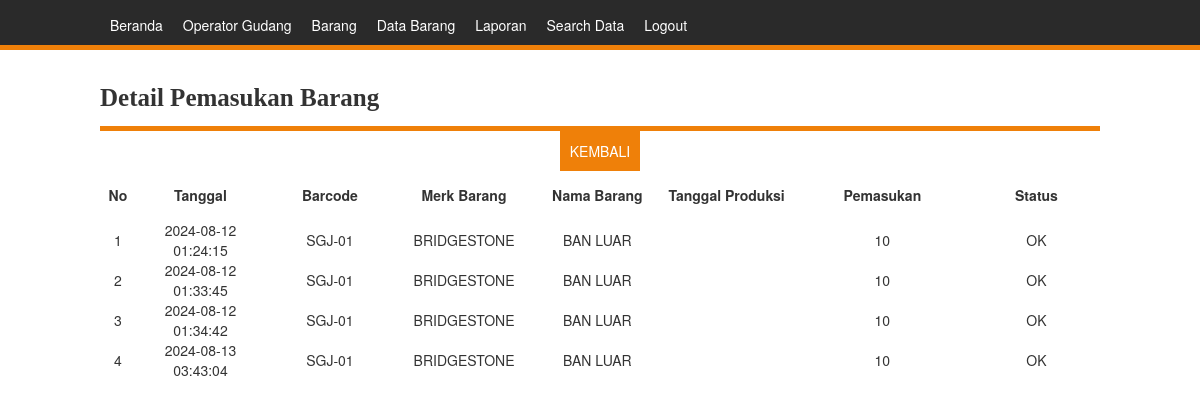
Page /data/det_pemasukan.php?id_pemasukan=1 on the committed database.
### tables this page shows
CREATE TABLE `barang` (
  `id_barang` int NOT NULL,
  `barcode` varchar(15) NOT NULL,
  `merk_barang` varchar(30) NOT NULL,
  `nama_barang` varchar(30) NOT NULL,
  `nama_supplier` varchar(255) DEFAULT NULL
);

CREATE TABLE `det_pemasukan` (
  `id_det_pemasukan` int NOT NULL,
  `id_pemasukan` int NOT NULL,
  `status` varchar(2) NOT NULL,
  `tanggal` datetime NOT NULL,
  `pemasukan` double NOT NULL,
  `tanggal_produksi` date NOT NULL
);

### data/det_pemasukan.php (the view, shortened to what this page needs)
<?php
  include '../koneksi.php';
?>
<!DOCTYPE html>
<html>
<head>
  <link rel="stylesheet" href="https://maxcdn.bootstrapcdn.com/bootstrap/3.3.7/css/bootstrap.min.css">
<link href="../karre.css" rel="stylesheet" />
</head>
<body>
<div class="nav">
    <div class="bingkai">
        <div class="menu">
        <ul>
                <li><a href="../beranda.php">Beranda</a></li>
                <li><a href="../admin/admin.php">Operator Gudang</a></li>
                <li><a href="../data/barang.php">Barang</a></li>
                <li><a href="#">Data Barang</a>
                </li>
                <li><a href="#">Laporan</a>
                </li>
                <li><a href="#">Search Data</a>
                </li>
                <li><a href="../index.php">Logout</a></li>
            </ul>
        </div>
    </div>
</div>
<div class="jarak_atas bingkai">
<div class="judul">Detail Pemasukan Barang</div>
<form method="post" action="brg_masuk.php" enctype="multipart/form-data">
<center><input type="submit" value="KEMBALI" class="tombol" required/></center>
  <table width="1000px" border="0">
      <tr align="center">
        <td width="40" height="49"><strong>No</strong></td>
        <td width="148"><strong>Tanggal</strong></td>
        <td width="148"><strong>Barcode</strong></td>
        <td width="148"><strong>Merk Barang</strong></td>
        <td width="148"><strong>Nama Barang</strong></td>
        <td width="148"><strong>Tanggal Produksi</strong></td>
        <td width="148"><strong>Pemasukan</strong></td>
        <td width="148"><strong>Status</strong></td>
      </tr>
      <?php
      $no=1;
      $id_pemasukan=$_GET['id_pemasukan'];
      $sql="SELECT barang.barcode, barang.merk_barang, barang.nama_barang, pemasukan.*, det_pemasukan.* from ((barang inner join pemasukan on barang.id_barang=pemasukan.id_barang) inner join det_pemasukan on pemasukan.id_pemasukan=det_pemasukan.id_pemasukan) WHERE det_pemasukan.id_pemasukan = '$id_pemasukan'";
      $query= mysqli_query($db_link,$sql);
      while($data = mysqli_fetch_array($query))
        {
        ?>
        <tr align="center">
          <td width="40"><?php echo "$no"; ?></td>
          <td width="148"><?php echo "$data[tanggal]"; ?></td>
          <td width="148"><?php echo "$data[barcode]"; ?></td>
          <td width="148"><?php echo "$data[merk_barang]"; ?></td>
          <td width="148"><?php echo "$data[nama_barang]"; ?></td>
          <td width="148"><?php echo "$data[tgl_produksi]"; ?></td>
          <td width="207"><?php echo "$data[pemasukan]"; ?></td>
          <td width="148"><?php echo "$data[status]"; ?></td>
        </tr>
        <?php
        $no++;
        }
    ?>
    </table>
</div>
</body>
</html>

### karre.css (style rules this page uses)
body { margin:0px; padding: 0px; }
.nav { background-color: #2a2a2a; height: 50px; border-bottom:5px solid #ef8009; }
.bingkai { width: 1000px; margin:0px auto; }
.menu { height: 150px; }
.menu ul { line-height:50px; margin:0px; padding:0px; z-index:99; }
.menu ul li { list-style-type:none; float:left; }
.menu ul li a { padding: 0px 10px 0px 10px; color:#fff; text-decoration:none; transition: 300ms; display:block; }
.jarak_atas { margin-top: 30px; }
.judul { font-size:25px; font-weight:bold; border-bottom:5px solid #ef8009; padding-bottom:10px; font-family:Comic Sans MS; }
.tombol { border: 0px; background-color:#ef8009; transition: 300ms; color: #fff; padding:10px; text-decoration:none; }

### rows in the picture
barang: det_pemasukan.tanggal "2024-08-12 01:24:15", barcode "SGJ-01", merk_barang "BRIDGESTONE", nama_barang "BAN LUAR", det_pemasukan.pemasukan "10", det_pemasukan.status "OK", det_pemasukan.tanggal "2024-08-12 01:33:45", det_pemasukan.tanggal "2024-08-12 01:34:42", det_pemasukan.tanggal "2024-08-13 03:43:04"
